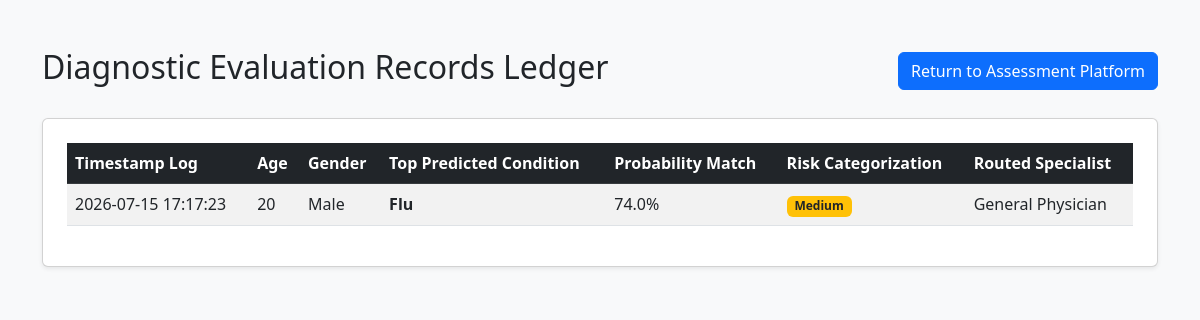
Before: /history with the older database file.
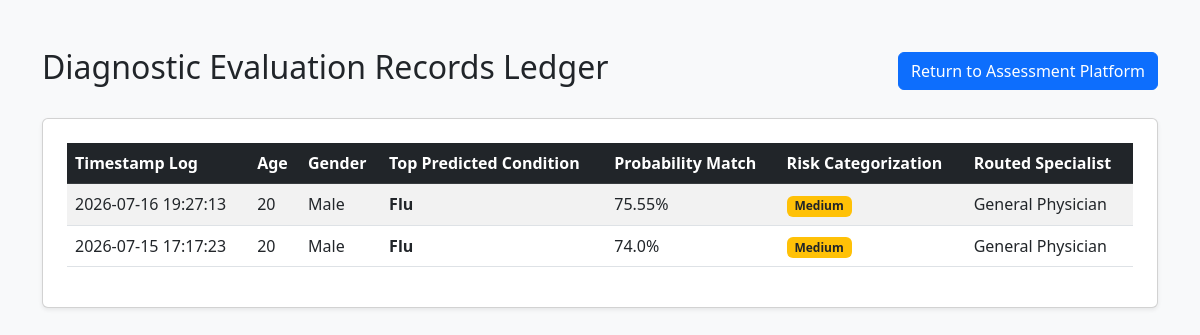
After: the same page with the newer database file.
### tables this page shows
CREATE TABLE predictions (
            id INTEGER PRIMARY KEY AUTOINCREMENT,
            timestamp TEXT,
            age INTEGER,
            gender TEXT,
            primary_disease TEXT,
            probability REAL,
            risk_level TEXT,
            specialist TEXT
        );

### app.py (the view)
@app.route('/history', methods=['GET'])
def history():
    records = get_history()
    return render_template('history.html', records=records)

### database.py (called while the page is built)
def get_history():
    conn = sqlite3.connect(DB_NAME)
    cursor = conn.cursor()
    cursor.execute('SELECT timestamp, age, gender, primary_disease, probability, risk_level, specialist FROM predictions ORDER BY id DESC')
    rows = cursor.fetchall()
    conn.close()
    return rows

### templates/history.html (shortened to what this page needs)
<!DOCTYPE html>
<html lang="en">
<head>
    <link href="https://cdn.jsdelivr.net/npm/bootstrap@5.3.0/dist/css/bootstrap.min.css" rel="stylesheet">
</head>
<body class="bg-light">
    <div class="container my-5">
        <div class="d-flex justify-content-between align-items-center mb-4">
            <h2>Diagnostic Evaluation Records Ledger</h2>
            <a href="/" class="btn btn-primary">Return to Assessment Platform</a>
        </div>
        <div class="card shadow-sm p-4">
            <table class="table table-striped align-middle">
                <thead class="table-dark">
                    <tr>
                        <th>Timestamp Log</th>
                        <th>Age</th>
                        <th>Gender</th>
                        <th>Top Predicted Condition</th>
                        <th>Probability Match</th>
                        <th>Risk Categorization</th>
                        <th>Routed Specialist</th>
                    </tr>
                </thead>
                <tbody>
                    {% for row in records %}
                    <tr>
                        <td>{{ row[0] }}</td>
                        <td>{{ row[1] }}</td>
                        <td>{{ row[2] }}</td>
                        <td><strong>{{ row[3] }}</strong></td>
                        <td>{{ row[4] }}%</td>
                        <td><span class="badge {{ 'bg-danger' if row[5] == 'High' else 'bg-warning text-dark' if row[5] == 'Medium' else 'bg-success' }}">{{ row[5] }}</span></td>
                        <td>{{ row[6] }}</td>
                    </tr>
                    {% endfor %}
                </tbody>
            </table>
        </div>
    </div>
</body>
</html>

Changed rows visible on the page:
added predictions: timestamp "2026-07-16 19:27:13", age "20", gender "Male", primary_disease "Flu", probability "75.55", risk_level "Medium", specialist "General Physician"
